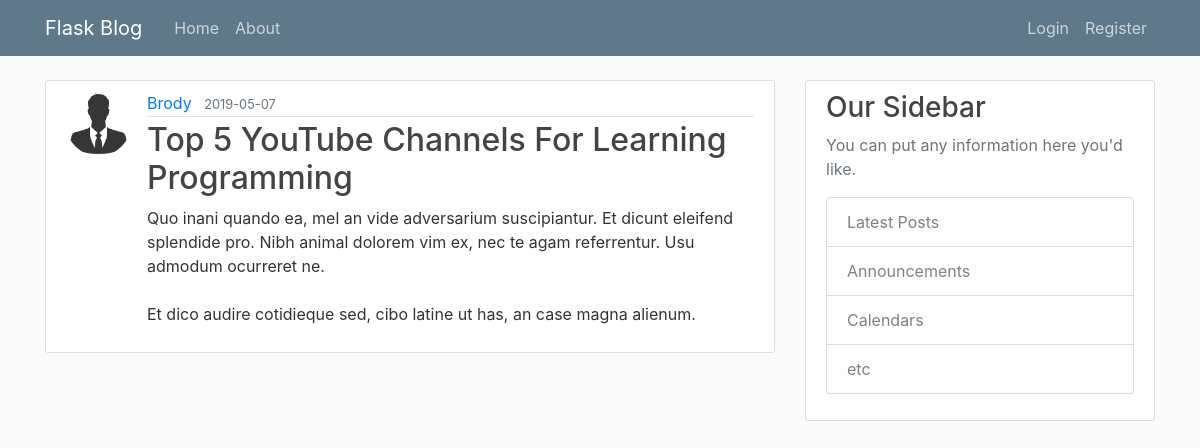
Screenshot of /post/23 with the database file from the repository.
### application/models.py (models this page shows, shortened)
class User(db.Model,UserMixin):
    id = db.Column(db.Integer, primary_key=True)
    username = db.Column(db.String(20), unique=True, nullable=False)
    email = db.Column(db.String(60), unique=True, nullable=False)
    password = db.Column(db.String(60), nullable=False)
    image_file = db.Column(db.String(20), nullable=False, default="default.jpg")
    posts = db.relationship("Post", backref="author", lazy=True)

class Post(db.Model):
    id = db.Column(db.Integer, primary_key=True)
    title = db.Column(db.String(100), nullable=False)
    date_posted = db.Column(db.DateTime, nullable=False, default=datetime.utcnow)
    content = db.Column(db.Text, nullable=False)
    user_id = db.Column(db.Integer, db.ForeignKey("user.id"), nullable=False)

### application/posts/routes.py (the view)
@posts.route("/post/<int:post_id>")
def post(post_id):
    post = Post.query.get_or_404(post_id)
    return render_template("post.html", title=post.title, post=post)

### application/templates/post.html (shortened to what this page needs)
{% extends "layout.html" %}
{% block content %}
    <article class="media content-section">
        <img class="rounded-circle article-img" src="{{ url_for('static',filename='profile_pics/'+post.author.image_file) }}">
        <div class="media-body">
            <div class="article-metadata">
                <a class="mr-2" href="{{ url_for('users.user_posts',username = post.author.username) }}">{{ post.author.username }}</a>
                <small class="text-muted">{{ post.date_posted.strftime("%Y-%m-%d") }}</small>
            </div>
            <h2 class="article-title">{{ post.title }}</h2>
            <p class="article-content">{{ post.content }}</p>
        </div>
    </article>
{% endblock content %}

### application/static/main.css (style rules this page uses)
body { background: #fafafa; color: #333333; margin-top: 5rem; }
h1, h2, h3, h4, h5, h6 { color: #444444; }
.content-section { background: #ffffff; padding: 10px 20px; border: 1px solid #dddddd; border-radius: 3px; margin-bottom: 20px; }
.article-title { color: #444444; }
.article-content { white-space: pre-line; }
.article-img { height: 65px; width: 65px; margin-right: 16px; }
.article-metadata { padding-bottom: 1px; margin-bottom: 4px; border-bottom: 1px solid #e3e3e3 }

### rows the page displays
User: image_file (placeholder picture), author.username "Brody"
Post: date_posted "2019-05-07", title "Top 5 YouTube Channels For Learning Programming", content "Quo inani quando ea, mel an vide adversarium suscipiantur. Et dicunt eleifend splendide pro. Nibh animal dolorem vim ex, nec te agam referrentur. Usu admodum ocurreret ne. Et dico audire cotidieque sed, cibo latine ut has, an case magna alienum."
